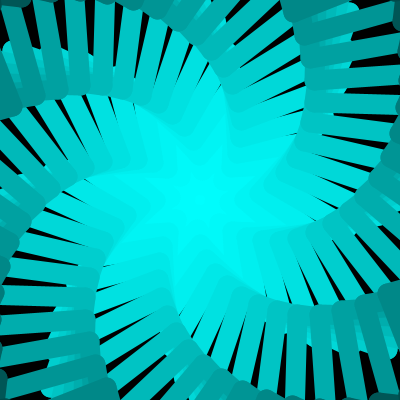
Frame 1 (no input)
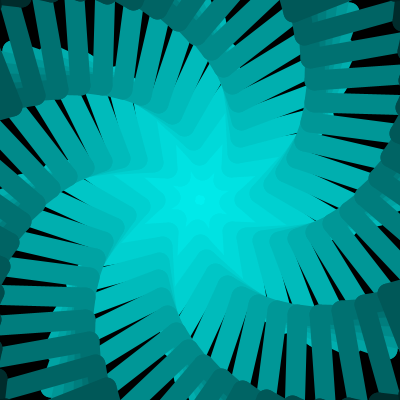
Frame 60 (the mouse pressed at the canvas centre just before this capture)
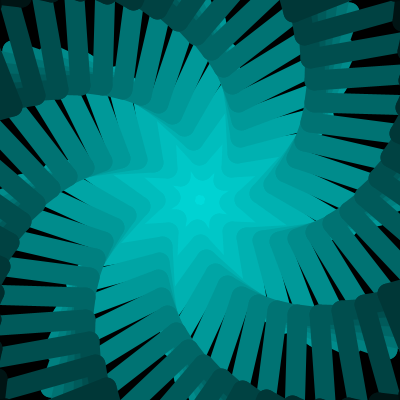
Frame 120 (the mouse held since frame 60 and released just before this capture)

The Processing sketch that drew these frames (run headless with seeded random() and noise(); from frame 60 on, the mouse is pressed at the canvas centre):

// Processing sketch: genArt1
// ── genArt1.pde
void setup()
{
  background(0);
  //fullScreen();
  size(400,400);
  noCursor();
  //size(500, 500);
  //smooth();
  cx = width / 2;
  cy = height / 2;
  
  from = color(0, 255, 255);
  to = color(0, 0, 0);
  
}

color nextColor()
{
  return color(random(0, 255), random(0, 255), 0);
}

float cx, cy;
color from;
color to;
float theta = (3.0f / 2.0f) * PI;
float speed = -0.1f;
float timer = 0.0f;
int sides = 8;
float gOff = 0;

color lerpColor(color from, color to, float t)
{
  return 
  color(
    lerp(red(from), red(to), t)
    , lerp(green(from), green(to), t)
    , lerp(blue(from), blue(to), t)
    );
}

void draw()
{
  background(0);
  strokeWeight(20);
  float offset = 0 ;
  translate(cx, cy);  
  for(float radius = 0 ; radius < width * 1.6 ; radius += 30)
  {
    offset += 0.1f;
    float t = map(sin(theta + offset), -1.0f, 1.0f, 0.0f, 1.0f);
    color col = lerpColor(from, to, t);
    color(map(sin(theta + offset), -1, 1, 0, 255), 0, 0);    
    rotate(speed);  
    drawStar(0, 0, radius, sides, col);
  }
  theta += speed;
  gOff += speed;
  timer += abs(speed);
  println(theta);
  /*if (timer >= TWO_PI) //<>//
  {
    timer = TWO_PI - timer; //<>//
    //to = nextColor();
    //sides = (int) random(3, 10);
  } 
  */
}

void drawStar(float cx, float cy, float radius, int points, color c)
{
    float thetaInc = TWO_PI / (points * 2);
    float lastX;
    float lastY;
    lastX = cx;
    lastY = cy -radius; 
    
    stroke(c);
    
    for (int i = 1 ; i <= (points * 2) ; i ++)
    {
      float theta = (i * thetaInc);
      float x, y;
      float r;
      if (i % 2 == 1)
      {
        r = radius * 0.5f;
      }
      else
      {
        r = radius;        
      }

      x = cx + sin(theta) * r;
      y = cy -cos(theta) * r;
      line(lastX, lastY, x, y);
      lastX = x;
      lastY = y;      
    }
}
